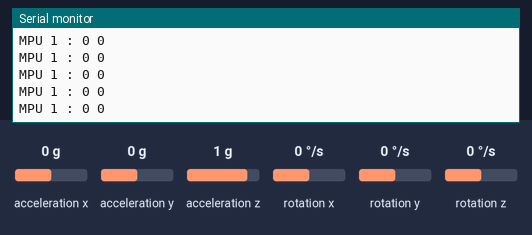
The sketch below on a simulated Arduino Uno, built for the host (arithmetic inside an expression is 32-bit, double 64-bit). On the bench: the last lines printed to the serial monitor. Inputs (shaded band) come from the test bench; at power-on: acceleration y 0 g, acceleration x 0 g, acceleration z 1 g, rotation x 0 °/s, rotation y 0 °/s, rotation z 0 °/s. Storage starts empty.

Above: at 3.2 s.
3.3 s: acceleration y set to -1.4 g
At 3.35 s:
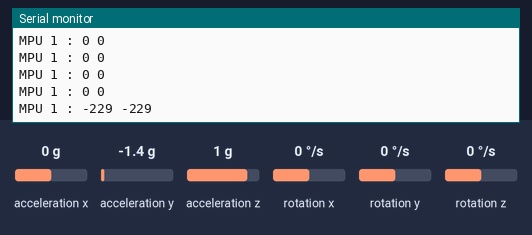
4.8 s: acceleration y set to -0.8 g
At 4.84 s:
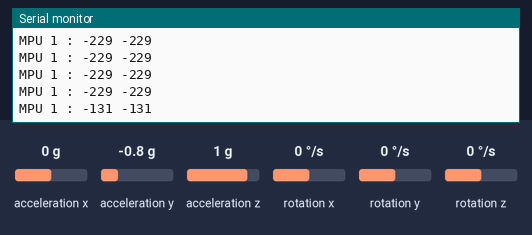
Timing chart, 0 to 7.8 s (numbered marks = the images above; inputs shaded):
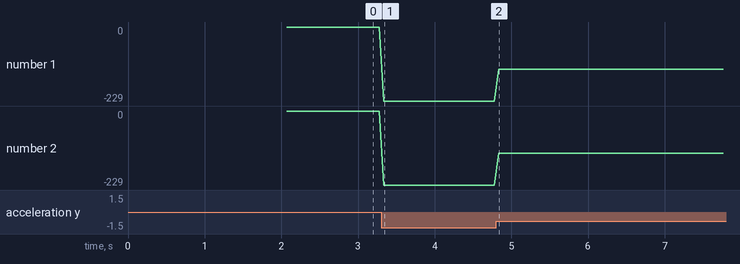

Measured:
- after the input at 3.3 s, the serial monitor: prints a new line at once (image 1)
- after the input at 4.8 s, the serial monitor: prints a new line at once (image 2)
- plotted number 1: 0 → -229 after the input at 3.3 s, -229 → -131 after the input at 4.8 s
- plotted number 2: 0 → -229 after the input at 3.3 s, -229 → -131 after the input at 4.8 s

The sketch:

EXO_Track.ino
```cpp
// I2Cdev and MPU6050 must be installed as libraries, or else the .cpp/.h files
// for both classes must be in the include path of your project
#include "I2Cdev.h"
#include "MPU6050.h"

#include <SPI.h>
#include <SD.h>


// Arduino Wire library is required if I2Cdev I2CDEV_ARDUINO_WIRE implementation
// is used in I2Cdev.h
#if I2CDEV_IMPLEMENTATION == I2CDEV_ARDUINO_WIRE
    #include "Wire.h"
#endif

// class default I2C address is 0x68
// specific I2C addresses may be passed as a parameter here
// AD0 low = 0x68 (default for InvenSense evaluation board)
// AD0 high = 0x69
MPU6050 mpu1(0x68);
MPU6050 mpu2(0x69);

File anca;
File ginocchio;
File xAnca;
File yGinocchio;
File timeValue;
//MPU6050 accelgyro(0x69); // <-- use for AD0 high

int16_t ax, ay, az;
int16_t gx, gy, gz;

int16_t ax2, ay2, az2;
int16_t gx2, gy2, gz2;


// MPU control/status vars
bool dmpReady = false;  // set true if DMP init was successful
uint8_t mpuIntStatus;   // holds actual interrupt status byte from MPU
uint8_t devStatus;      // return status after each device operation (0 = success, !0 = error)
uint16_t packetSize;    // expected DMP packet size (default is 42 bytes)
uint16_t fifoCount;     // count of all bytes currently in FIFO
uint8_t fifoBuffer[64]; // FIFO storage buffer

/* orientation/motion vars
Quaternion q;           // [w, x, y, z]         quaternion container
VectorInt16 aa;         // [x, y, z]            accel sensor measurements
VectorInt16 aaReal;     // [x, y, z]            gravity-free accel sensor measurements
VectorInt16 aaWorld;    // [x, y, z]            world-frame accel sensor measurements
VectorFloat gravity;    // [x, y, z]            gravity vector
float euler[3];         // [psi, theta, phi]    Euler angle container
float ypr[3];           // [yaw, pitch, roll]   yaw/pitch/roll container and gravity vector

// packet structure for InvenSense teapot demo
uint8_t teapotPacket[14] = { '$', 0x02, 0,0, 0,0, 0,0, 0,0, 0x00, 0x00, '\r', '\n' };

*/

// uncomment "OUTPUT_READABLE_ACCELGYRO" if you want to see a tab-separated
// list of the accel X/Y/Z and then gyro X/Y/Z values in decimal. Easy to read,
// not so easy to parse, and slow(er) over UART.
#define OUTPUT_READABLE_ACCELGYRO

// uncomment "OUTPUT_BINARY_ACCELGYRO" to send all 6 axes of data as 16-bit
// binary, one right after the other. This is very fast (as fast as possible
// without compression or data loss), and easy to parse, but impossible to read
// for a human.
//#define OUTPUT_BINARY_ACCELGYRO


void setup() {
    // join I2C bus (I2Cdev library doesn't do this automatically)
    #if I2CDEV_IMPLEMENTATION == I2CDEV_ARDUINO_WIRE
        Wire.begin();
    #elif I2CDEV_IMPLEMENTATION == I2CDEV_BUILTIN_FASTWIRE
        Fastwire::setup(400, true);
    #endif

    // initialize serial communication
    // (38400 chosen because it works as well at 8MHz as it does at 16MHz, but
    // it's really up to you depending on your project)
    Serial.begin(38400);

    // initialize device
    Serial.println("Initializing I2C devices...");
    mpu1.initialize();
    mpu2.initialize();


    // verify connection
    Serial.println("Testing device connections...");
    Serial.println(mpu1.testConnection() ? "MPU6050 connection successful" : "MPU6050 connection failed");
    Serial.println(mpu2.testConnection() ? "MPU6050 2 connection successful" : "MPU6050 2 connection failed");


      // Open serial communications and wait for port to open:

    while (!Serial) {
      ; // wait for serial port to connect. Needed for native USB port only
    }


    Serial.print("Initializing SD card...");

    if (!SD.begin(4)) {
      Serial.println("initialization failed!");
      while (1);
    }
    Serial.println("initialization done.");

    // open the file. note that only one file can be open at a time,
    // so you have to close this one before opening another.
    //myFile = SD.open("valori.txt", FILE_WRITE);

    // use the code below to change accel/gyro offset values

    Serial.println("Updating internal sensor offsets MPU 1...");
    // -76  -2359 1688  0 0 0
    Serial.print(mpu1.getXAccelOffset()); Serial.print("\t"); // -76
    Serial.print(mpu1.getYAccelOffset()); Serial.print("\t"); // -2359
    Serial.print(mpu1.getZAccelOffset()); Serial.print("\t"); // 1688
    Serial.print(mpu1.getXGyroOffset()); Serial.print("\t"); // 0
    Serial.print(mpu1.getYGyroOffset()); Serial.print("\t"); // 0
    Serial.print(mpu1.getZGyroOffset()); Serial.print("\t"); // 0
    Serial.print("\n");
    /*
    mpu1.setXAccelOffset(-3238);
    mpu1.setYAccelOffset(1638);
    mpu1.setZAccelOffset(984);
    mpu1.setXGyroOffset(66);
    mpu1.setYGyroOffset(18);
    mpu1.setZGyroOffset(32);
    */
    mpu1.setXAccelOffset(-1385);
    mpu1.setYAccelOffset(1553);
    mpu1.setZAccelOffset(2614);
    mpu1.setXGyroOffset(65);
    mpu1.setYGyroOffset(18);
    mpu1.setZGyroOffset(32);
    Serial.print(mpu1.getXAccelOffset()); Serial.print("\t"); // -76
    Serial.print(mpu1.getYAccelOffset()); Serial.print("\t"); // -2359
    Serial.print(mpu1.getZAccelOffset()); Serial.print("\t"); // 1688
    Serial.print(mpu1.getXGyroOffset()); Serial.print("\t"); // 0
    Serial.print(mpu1.getYGyroOffset()); Serial.print("\t"); // 0
    Serial.print(mpu1.getZGyroOffset()); Serial.print("\t"); // 0
    Serial.print("\n");

    Serial.println("Updating internal sensor offsets MPU 2...");
    // -76  -2359 1688  0 0 0
    Serial.print(mpu2.getXAccelOffset()); Serial.print("\t"); // -76
    Serial.print(mpu2.getYAccelOffset()); Serial.print("\t"); // -2359
    Serial.print(mpu2.getZAccelOffset()); Serial.print("\t"); // 1688
    Serial.print(mpu2.getXGyroOffset()); Serial.print("\t"); // 0
    Serial.print(mpu2.getYGyroOffset()); Serial.print("\t"); // 0
    Serial.print(mpu2.getZGyroOffset()); Serial.print("\t"); // 0
    Serial.print("\n");
    /*
    mpu2.setXAccelOffset(743 );
    mpu2.setYAccelOffset(1056 );
    mpu2.setZAccelOffset(993);
    mpu2.setXGyroOffset(15);
    mpu2.setYGyroOffset(112);
    mpu2.setZGyroOffset(62);
    */
    mpu2.setXAccelOffset(2300 );
    mpu2.setYAccelOffset(1065 );
    mpu2.setZAccelOffset(3115);
    mpu2.setXGyroOffset(15);
    mpu2.setYGyroOffset(112);
    mpu2.setZGyroOffset(57);
    Serial.print(mpu2.getXAccelOffset()); Serial.print("\t"); // -76
    Serial.print(mpu2.getYAccelOffset()); Serial.print("\t"); // -2359
    Serial.print(mpu2.getZAccelOffset()); Serial.print("\t"); // 1688
    Serial.print(mpu2.getXGyroOffset()); Serial.print("\t"); // 0
    Serial.print(mpu2.getYGyroOffset()); Serial.print("\t"); // 0
    Serial.print(mpu2.getZGyroOffset()); Serial.print("\t"); // 0
    Serial.print("\n");
    delay(2000);
}

void loop() {
    // read raw accel/gyro measurements from device
    mpu1.getMotion6(&ax, &ay, &az, &gx, &gy, &gz);
    mpu2.getMotion6(&ax2, &ay2, &az2, &gx2, &gy2, &gz2);
    // these methods (and a few others) are also available
    //accelgyro.getAcceleration(&ax, &ay, &az);
    //accelgyro.getRotation(&gx, &gy, &gz);

    #ifdef OUTPUT_READABLE_ACCELGYRO
        // display tab-separated accel/gyro x/y/z values
        Serial.print("MPU 1 :");
        //Serial.print(" ");Serial.println(ax);  // !!
        Serial.print(" ");Serial.print(ay/100);
        //Serial.print(" ");Serial.print(az);
        //Serial.print(" ");Serial.print(gx);
        //Serial.print(" ");Serial.print(gy);
        //Serial.print(" ");Serial.print(gz);

        //Serial.print("MPU 2 :");
        //Serial.print(" ");Serial.println(ax2);
        Serial.print(" ");Serial.println((ay2/100)); // !!
        //Serial.print(" ");Serial.println(az2);
        //Serial.print(" ");Serial.print(gx2);
        //Serial.print(" ");Serial.print(gy2);
        //Serial.print(" ");Serial.println(gz2);
        //Serial.println("");
    #endif

    /*
     *
     for(int k = 0;k<numReads; k++){
     senseSum +=gyr.y;
     delay(1);
      }
    Serial.print(gyr.y);
    int senseAve = senseSum / numReads;
     */

    anca = SD.open("anca.txt", FILE_WRITE);
    if (anca) {
      //myFile.println("MPU 1: ");
      anca.print("[ ");
      anca.print(ax);anca.print(" , ");
      anca.print(ay);anca.print(" , ");
      anca.print(az);
      anca.println("] ");
      }
    else {
      // if the file didn't open, print an error:
      Serial.println("error opening ginocchio.txt");
    }
    anca.close();

    ginocchio = SD.open("gino.txt", FILE_WRITE);
    if (ginocchio) {
        //myFile.println("MPU 2: ");
        ginocchio.print("[ ");
        ginocchio.print(ax2);ginocchio.print(" , ");
        ginocchio.print(ay2);ginocchio.print(" , ");
        ginocchio.print(az2);ginocchio.println("] ");
    }
    else {
      // if the file didn't open, print an error:
      Serial.println("error opening ginocchio.txt");
    }
    ginocchio.close();

    xAnca = SD.open("xAnca.txt", FILE_WRITE);
    if (xAnca) {
      //myFile.println("MPU 1: ");
      xAnca.print((ay/100));
      xAnca.println(" , ");
      }
    else {
      // if the file didn't open, print an error:
      Serial.println("error opening xAnca.txt");
    }
    xAnca.close();

    yGinocchio = SD.open("yGin.txt", FILE_WRITE);
    if (yGinocchio) {
      //myFile.println("MPU 2: ");
      yGinocchio.print((ay2/100));
      yGinocchio.println(" , ");
      }
    else {
      // if the file didn't open, print an error:
      Serial.println("error opening yGinocchio.txt");
    }
    yGinocchio.close();

    timeValue = SD.open("time.txt", FILE_WRITE);
    if (timeValue) {
      //myFile.println("MPU 2: ");
      timeValue.print(millis());
      timeValue.println(" , ");
      }
    else {
      // if the file didn't open, print an error:
      Serial.println("error opening time.txt");
    }
    timeValue.close();
    /*
    #ifdef OUTPUT_BINARY_ACCELGYRO
        Serial.write((uint8_t)(ax >> 8)); Serial.write((uint8_t)(ax & 0xFF));
        Serial.write((uint8_t)(ay >> 8)); Serial.write((uint8_t)(ay & 0xFF));
        Serial.write((uint8_t)(az >> 8)); Serial.write((uint8_t)(az & 0xFF));
        Serial.write((uint8_t)(gx >> 8)); Serial.write((uint8_t)(gx & 0xFF));
        Serial.write((uint8_t)(gy >> 8)); Serial.write((uint8_t)(gy & 0xFF));
        Serial.write((uint8_t)(gz >> 8)); Serial.write((uint8_t)(gz & 0xFF));
        Serial.println();
        Serial.write((uint8_t)(ax2 >> 8)); Serial.write((uint8_t)(ax2 & 0xFF));
        Serial.write((uint8_t)(ay2 >> 8)); Serial.write((uint8_t)(ay2 & 0xFF));
        Serial.write((uint8_t)(az2 >> 8)); Serial.write((uint8_t)(az2 & 0xFF));
        Serial.write((uint8_t)(gx2 >> 8)); Serial.write((uint8_t)(gx2 & 0xFF));
        Serial.write((uint8_t)(gy2 >> 8)); Serial.write((uint8_t)(gy2 & 0xFF));
        Serial.write((uint8_t)(gz2 >> 8)); Serial.write((uint8_t)(gz2 & 0xFF));
    #endif
    */

}
```
